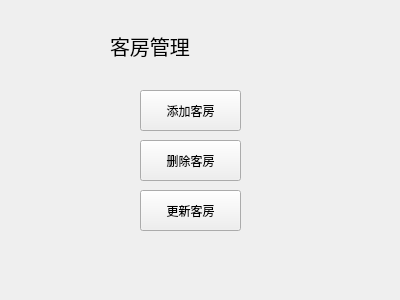
<?xml version="1.0" encoding="UTF-8"?>
<ui version="4.0">
 <class>roomManager</class>
 <widget class="QWidget" name="roomManager">
  <property name="geometry">
   <rect>
    <x>0</x>
    <y>0</y>
    <width>400</width>
    <height>300</height>
   </rect>
  </property>
  <property name="sizePolicy">
   <sizepolicy hsizetype="Fixed" vsizetype="Fixed">
    <horstretch>0</horstretch>
    <verstretch>0</verstretch>
   </sizepolicy>
  </property>
  <property name="minimumSize">
   <size>
    <width>400</width>
    <height>300</height>
   </size>
  </property>
  <property name="maximumSize">
   <size>
    <width>400</width>
    <height>300</height>
   </size>
  </property>
  <property name="windowTitle">
   <string>Form</string>
  </property>
  <widget class="QPushButton" name="addRoomBtn">
   <property name="geometry">
    <rect>
     <x>140</x>
     <y>90</y>
     <width>101</width>
     <height>41</height>
    </rect>
   </property>
   <property name="text">
    <string>添加客房</string>
   </property>
  </widget>
  <widget class="QLabel" name="label">
   <property name="geometry">
    <rect>
     <x>110</x>
     <y>30</y>
     <width>121</width>
     <height>31</height>
    </rect>
   </property>
   <property name="font">
    <font>
     <pointsize>15</pointsize>
    </font>
   </property>
   <property name="text">
    <string>客房管理</string>
   </property>
  </widget>
  <widget class="QPushButton" name="delRoomBtn">
   <property name="geometry">
    <rect>
     <x>140</x>
     <y>140</y>
     <width>101</width>
     <height>41</height>
    </rect>
   </property>
   <property name="text">
    <string>删除客房</string>
   </property>
  </widget>
  <widget class="QPushButton" name="updateRoomBtn">
   <property name="geometry">
    <rect>
     <x>140</x>
     <y>190</y>
     <width>101</width>
     <height>41</height>
    </rect>
   </property>
   <property name="text">
    <string>更新客房</string>
   </property>
  </widget>
 </widget>
 <resources/>
 <connections/>
</ui>
